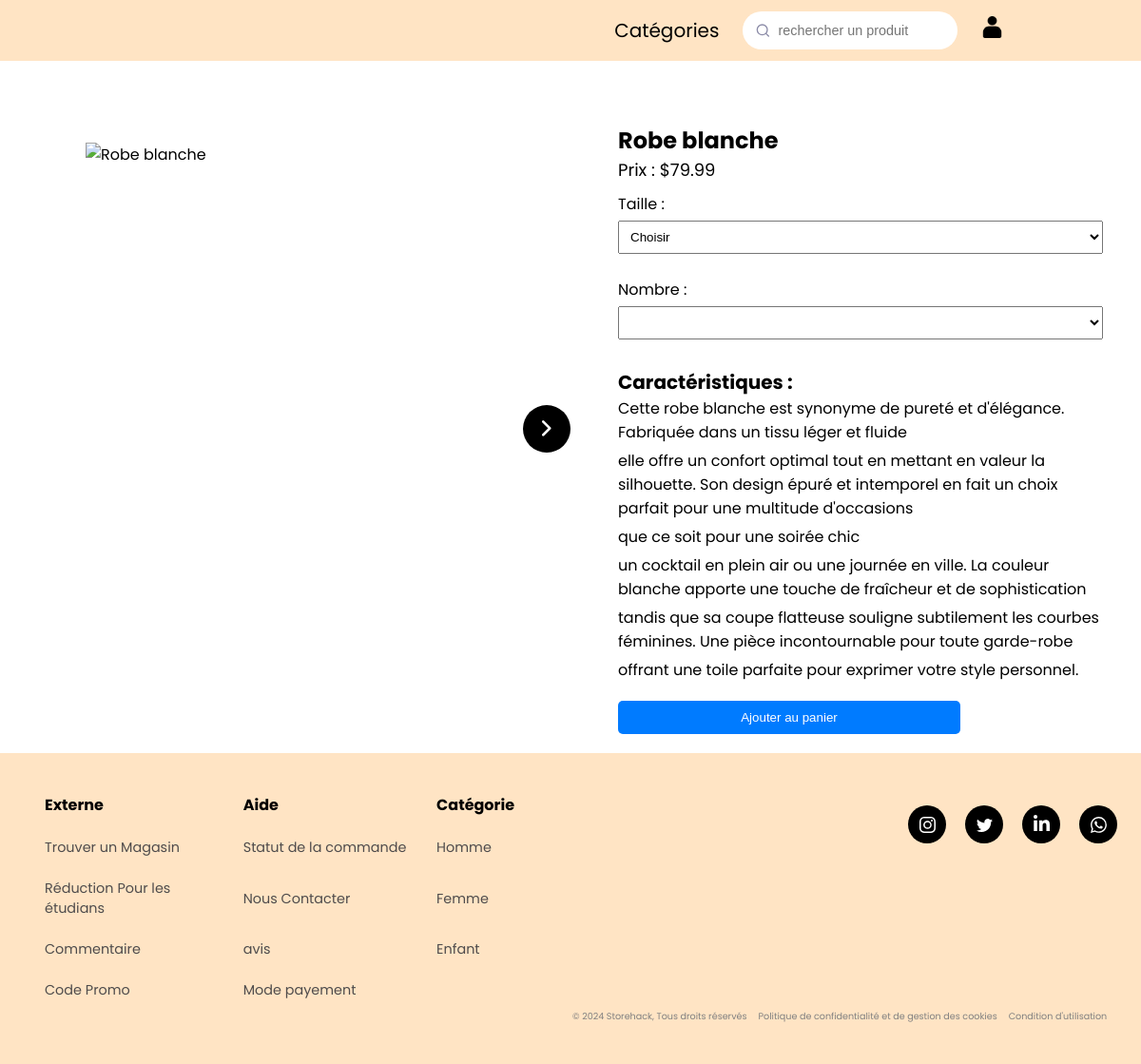
Page /description.php?id=9 on the committed database.
### tables this page shows
CREATE TABLE Produit (
    ID_produit INT AUTO_INCREMENT PRIMARY KEY,
    Nom VARCHAR(255),
    Description TEXT,
    Prix DECIMAL(10, 2),
    Promotion VARCHAR(3),
    Sexe VARCHAR(255),
    
    nb_image INT,
    Mail VARCHAR(50),
    FOREIGN KEY (Mail) REFERENCES Utilisateur(Mail)
);

### description.php (the view, shortened to what this page needs)
<!DOCTYPE html>
<html lang="en">
<head>
    <link rel="stylesheet" href="css/description.css">
    <link rel="stylesheet" href="css/nav-bar.css">
    <link rel="stylesheet" href="css/carroussel.css">
</head>
<body>
<?php
include "includes/header.php"
?>
<?php
include('php/login.php');
if(isset($_GET['id'])) {
    $id_produit = $_GET['id'];
    $query = "SELECT * FROM Produit WHERE ID_produit = :id_produit";
    $stmt = $pdo->prepare($query);
    $stmt->bindParam(':id_produit', $id_produit, PDO::PARAM_INT);
    $stmt->execute();
    $produit = $stmt->fetch(PDO::FETCH_ASSOC);
    if($produit) {
        $nom_produit = $produit['Nom'];
        $prix_produit = $produit['Prix'];
        $caracteristiques = explode(',', $produit['Description']);
        $imagePath = "image/image/" . $id_produit . "/0.jpg";
    } else {
        header('Location: erreur.php');
        exit();
    }
} else {
    header('Location: erreur.php');
    exit();
}
?>
<main class="product-main">
    <div class="product-image carroussel" >
        <img id="add_img" src="<?php echo $imagePath; ?>" alt="<?php echo $nom_produit; ?>">
        <button id="ap-carroussel" class="boutton-defilement material-symbols-rounded">chevron_right</button>
    </div>
    <div class="product-details">
        <h1><?php echo $nom_produit; ?></h1>
        <p>Prix : $<?php echo $prix_produit; ?></p>
        <form action="#" method="post" id="monFormulaire">
        <label for="size">Taille :</label>
        <select id="monSelect" name="taille" >
            <option value="0" selected>Choisir</option>
        </select>
        </form>
        <form action="#" method="post">
        <label for="size">Nombre :</label>
        <select id="quantite" name="quantite">
        </select>
        <h2>Caractéristiques :</h2>
        <ul>
            <?php foreach($caracteristiques as $caracteristique) : ?>
                <li><?php echo $caracteristique; ?></li>
            <?php endforeach; ?>
        </ul>
            <button type="submit" name="ajouterproduit" value="<?php echo $_GET['id']; ?>">Ajouter au panier</button>
        </form>
    </div>
</main>
<?php
include "includes/footer.php"
?>
</body>
</html>

### css/description.css (style rules this page uses)
.product-main { display: flex; }
.product-image { flex: 1; }
.product-image img { max-width: 35vw; max-height: 73vh; position: relative; margin: 20px; }
.product-details { flex: 1; padding: 0 20px; }
.product-details h1 { font-size: 24px; margin-top: 0; }
.product-details p { font-size: 18px; }
.product-details label { display: block; margin-top: 10px; }
.product-details select { width: 100%; padding: 8px; margin-top: 5px; margin-bottom: 15px; }
.product-details h2 { font-size: 20px; margin-top: 15px; }
.product-details ul { list-style-type: none; padding: 0; }
.product-details li { margin-bottom: 5px; }
.product-details button { display: block; width: 30vw; padding: 10px; background-color: #007bff; color: #fff; border: none; border-radius: 5px; cursor: pointer; margin-top: 20px; }
main { max-width: 100%; margin-top: 50px; padding: 20px; }

### css/nav-bar.css (style rules this page uses)
* { margin: 0; padding: 0; text-decoration: none; list-style: none; }
html { scrollbar-width: none; overflow-x: hidden; }
body { font-family: 'Poppins', sans-serif; }

### css/carroussel.css (style rules this page uses)
.carroussel { position: relative; margin-left: 50px; margin-right: 50px; }
.carroussel .boutton-defilement { position: absolute; height: 50px; width: 50px; top: 50%; color: #fff; border: none; outline: none; background: #000; font-size: 2.2rem; cursor: pointer; border-radius: 50%; transform: translateY(-50%); }
.carroussel .boutton-defilement#ap-carroussel { right: -20px; }

### rows in the picture
produit: Nom "Robe blanche", Prix "79.99", Description "Cette robe blanche est synonyme de pureté et d'élégance. Fabriquée dans un tissu léger et fluide", Description "elle offre un confort optimal tout en mettant en valeur la silhouette. Son design épuré et intemporel en fait un choix parfait pour une multitude d'occasions", Description "que ce soit pour une soirée chic", Description "un cocktail en plein air ou une journée en ville. La couleur blanche apporte une touche de fraîcheur et de sophistication", Description "tandis que sa coupe flatteuse souligne subtilement les courbes féminines. Une pièce incontournable pour toute garde-robe", Description "offrant une toile parfaite pour exprimer votre style personnel."
